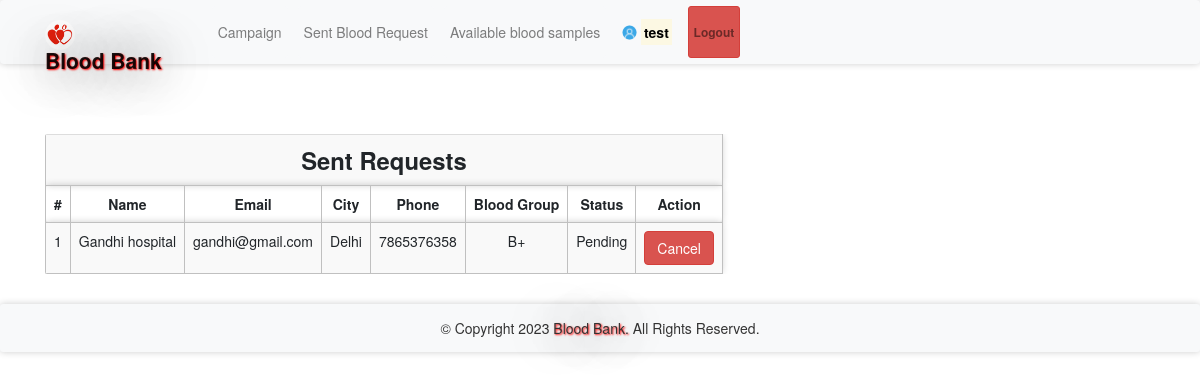
/sentrequest.php (signed in), run on the app's committed database.
### tables this page shows
CREATE TABLE `bloodrequest` (
  `reqid` int(11) NOT NULL,
  `hid` int(11) NOT NULL,
  `rid` int(11) NOT NULL,
  `bg` varchar(11) NOT NULL,
  `status` varchar(100) NOT NULL DEFAULT 'Pending'
);

CREATE TABLE `hospitals` (
  `id` int(11) NOT NULL,
  `hname` varchar(100) NOT NULL,
  `hemail` varchar(100) NOT NULL,
  `hpassword` varchar(100) NOT NULL,
  `hphone` varchar(100) NOT NULL,
  `hcity` varchar(100) NOT NULL
);

### message.php (called while the page is built, shortened)
<?php $counter=0; if(isset($_GET['msg'])) { ?>
	<div class="col-5 alert alert alert-success alert-dismissible fade show card" id="message">
		<button type="button" class="close" data-dismiss="alert" title="close">&times;</button><?php echo $_GET['msg'];?>
	</div>
<?php }?>

### sentrequest.php (the view, shortened to what this page needs)
<?php
require 'file/connection.php';
  if(!isset($_SESSION['rid']))
  {
  header('location:login.php');
  }
  else {
    $rid = $_SESSION['rid'];
    $sql = "select bloodrequest.*, hospitals.* from bloodrequest, hospitals where rid='$rid' && bloodrequest.hid=hospitals.id";
    $result = mysqli_query($conn, $sql);
?>
<!DOCTYPE html>
<html>
<?php require 'head.php'; ?>
<body>
	<?php require 'header.php'; ?>
	<div class="container cont">
		<?php require 'message.php'; ?>
	<table class="table table-responsive table-striped rounded mb-5">
		<tr><th colspan="8" class="title">Sent requests</th></tr>
		<tr>
			<th>#</th>
			<th>Name</th>
			<th>Email</th>
			<th>City</th>
			<th>Phone</th>
			<th>Blood Group</th>
			<th>Status</th>
			<th>Action</th>
		</tr>
		<?php while($row = mysqli_fetch_array($result)) { ?>
		<tr>
			<td><?php echo ++$counter;?></td>
			<td><?php echo $row['hname'];?></td>
			<td><?php echo $row['hemail'];?></td>
			<td><?php echo $row['hcity'];?></td>
			<td><?php echo $row['hphone'];?></td>
			<td><?php echo $row['bg'];?></td>
			<td><?php echo $row['status'];?></td>
			<td><?php if($row['status'] == 'Accepted'){ ?>
			<?php }
			else{ ?>
				<a href="file/cancel.php?reqid=<?php echo $row['reqid'];?>" class="btn btn-danger">Cancel</a>
			<?php } ?>
			</td>
		</tr>
		<?php } ?>
	</table>
</div>
    <?php require 'footer.php'; ?>
</body>
</html>
<?php } ?>

### css/style.css (style rules this page uses)
.cont { padding-top: 40px; text-align: justify; font-size: 1em; }
.card ,nav, .footer,tr,video { border-radius: 3px; transition: all 200ms ease-out; box-shadow: 0px 0px 7px rgba(0, 0, 0, 0.2); }
tr,th,td { border:0.1px solid silver; text-align: center; }
.title { font-weight: bold; font-size: 1.7em; text-transform: capitalize; text-align: center; }
a:link { text-decoration: none; }

### data on the page
bloodrequest: hospitals.hname "Gandhi hospital", hospitals.hemail "gandhi@gmail.com", hospitals.hcity "Delhi", hospitals.hphone "7865376358", bg "B+", status "Pending"

### other printed values
$_SESSION['rname'] "test"
